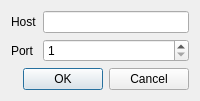
<?xml version="1.0" encoding="UTF-8"?>
<ui version="4.0">
 <class>ConnectionDialog</class>
 <widget class="QDialog" name="ConnectionDialog">
  <property name="windowTitle">
   <string>Broker Connection</string>
  </property>
  <layout class="QFormLayout" name="connectionForm">
   <item row="0" column="0">
    <widget class="QLabel" name="hostCaption">
     <property name="text">
      <string>Host</string>
     </property>
     <property name="buddy">
      <cstring>hostEdit</cstring>
     </property>
    </widget>
   </item>
   <item row="0" column="1">
    <widget class="QLineEdit" name="hostEdit"/>
   </item>
   <item row="1" column="0">
    <widget class="QLabel" name="portCaption">
     <property name="text">
      <string>Port</string>
     </property>
     <property name="buddy">
      <cstring>portSpin</cstring>
     </property>
    </widget>
   </item>
   <item row="1" column="1">
    <widget class="QSpinBox" name="portSpin">
     <property name="minimum">
      <number>1</number>
     </property>
     <property name="maximum">
      <number>65535</number>
     </property>
    </widget>
   </item>
   <item row="2" column="0" colspan="2">
    <widget class="QDialogButtonBox" name="buttonBox">
     <property name="standardButtons">
      <set>QDialogButtonBox::Cancel|QDialogButtonBox::Ok</set>
     </property>
    </widget>
   </item>
  </layout>
 </widget>
 <resources/>
 <connections/>
</ui>
